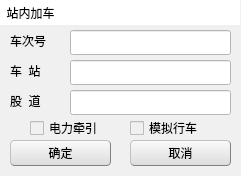
  <widget class="QWidget" name="widget" native="true">
   <property name="geometry">
    <rect>
     <x>0</x>
     <y>0</y>
     <width>241</width>
     <height>176</height>
    </rect>
   </property>
   <property name="styleSheet">
    <string notr="true">background-color: rgb(240, 240, 240);</string>
   </property>
   <widget class="QLineEdit" name="lineEdit_2">
    <property name="geometry">
     <rect>
      <x>70</x>
      <y>30</y>
      <width>161</width>
      <height>25</height>
     </rect>
    </property>
    <property name="focusPolicy">
     <enum>Qt::WheelFocus</enum>
    </property>
    <property name="styleSheet">
     <string notr="true">background-color: rgb(255, 255, 255);
</string>
    </property>
   </widget>
   <widget class="QLabel" name="PassWordTittle">
    <property name="geometry">
     <rect>
      <x>0</x>
      <y>0</y>
      <width>240</width>
      <height>25</height>
     </rect>
    </property>
    <property name="minimumSize">
     <size>
      <width>240</width>
      <height>25</height>
     </size>
    </property>
    <property name="maximumSize">
     <size>
      <width>10000</width>
      <height>25</height>
     </size>
    </property>
    <property name="styleSheet">
     <string notr="true">background-color: rgb(255, 255, 255);
</string>
    </property>
    <property name="text">
     <string>  站内加车</string>
    </property>
   </widget>
   <widget class="QPushButton" name="pushButton_3">
    <property name="geometry">
     <rect>
      <x>10</x>
      <y>140</y>
      <width>101</width>
      <height>26</height>
     </rect>
    </property>
    <property name="styleSheet">
     <string notr="true">QPushButton{background-color: rgb(240, 240, 240);}
QPushButton{border:1px groove gray;border-radius:4px;padding:2px 4px;border-style:outset;}
QPushButton:hover{background-color: rgb(229, 241, 251);color:black}
QPushButton:pressed{background-color: rgb(204, 228, 247);border-style:inset}
QPushButton{background-color: qlineargradient(spread:pad, x1:0, y1:1, x2:0, y2:0, stop:0 rgba(220, 220, 220, 255), stop:1 rgba(250, 250, 250, 255));}</string>
    </property>
    <property name="text">
     <string>确定</string>
    </property>
   </widget>
   <widget class="QPushButton" name="pushButton_4">
    <property name="geometry">
     <rect>
      <x>130</x>
      <y>140</y>
      <width>101</width>
      <height>26</height>
     </rect>
    </property>
    <property name="styleSheet">
     <string notr="true">QPushButton{background-color: rgb(240, 240, 240);}
QPushButton{border:1px groove gray;border-radius:4px;padding:2px 4px;border-style:outset;}
QPushButton:hover{background-color: rgb(229, 241, 251);color:black}
QPushButton:pressed{background-color: rgb(204, 228, 247);border-style:inset}
QPushButton{background-color: qlineargradient(spread:pad, x1:0, y1:1, x2:0, y2:0, stop:0 rgba(220, 220, 220, 255), stop:1 rgba(250, 250, 250, 255));}</string>
    </property>
    <property name="text">
     <string>取消</string>
    </property>
   </widget>
   <widget class="QLineEdit" name="lineEdit_3">
    <property name="geometry">
     <rect>
      <x>70</x>
      <y>60</y>
      <width>161</width>
      <height>25</height>
     </rect>
    </property>
    <property name="focusPolicy">
     <enum>Qt::WheelFocus</enum>
    </property>
    <property name="styleSheet">
     <string notr="true">background-color: rgb(255, 255, 255);
</string>
    </property>
   </widget>
   <widget class="QLineEdit" name="lineEdit_4">
    <property name="geometry">
     <rect>
      <x>70</x>
      <y>90</y>
      <width>161</width>
      <height>25</height>
     </rect>
    </property>
    <property name="focusPolicy">
     <enum>Qt::WheelFocus</enum>
    </property>
    <property name="styleSheet">
     <string notr="true">background-color: rgb(255, 255, 255);
</string>
    </property>
   </widget>
   <widget class="QLabel" name="label">
    <property name="geometry">
     <rect>
      <x>10</x>
      <y>30</y>
      <width>41</width>
      <height>21</height>
     </rect>
    </property>
    <property name="text">
     <string>车次号</string>
    </property>
   </widget>
   <widget class="QLabel" name="label_2">
    <property name="geometry">
     <rect>
      <x>10</x>
      <y>60</y>
      <width>41</width>
      <height>21</height>
     </rect>
    </property>
    <property name="text">
     <string>车  站</string>
    </property>
   </widget>
   <widget class="QLabel" name="label_3">
    <property name="geometry">
     <rect>
      <x>10</x>
      <y>90</y>
      <width>41</width>
      <height>21</height>
     </rect>
    </property>
    <property name="text">
     <string>股  道</string>
    </property>
   </widget>
   <widget class="QCheckBox" name="checkBox">
    <property name="geometry">
     <rect>
      <x>30</x>
      <y>120</y>
      <width>71</width>
      <height>16</height>
     </rect>
    </property>
    <property name="text">
     <string>电力牵引</string>
    </property>
   </widget>
   <widget class="QCheckBox" name="checkBox_2">
    <property name="geometry">
     <rect>
      <x>130</x>
      <y>120</y>
      <width>71</width>
      <height>16</height>
     </rect>
    </property>
    <property name="text">
     <string>模拟行车</string>
    </property>
   </widget>
  </widget>
